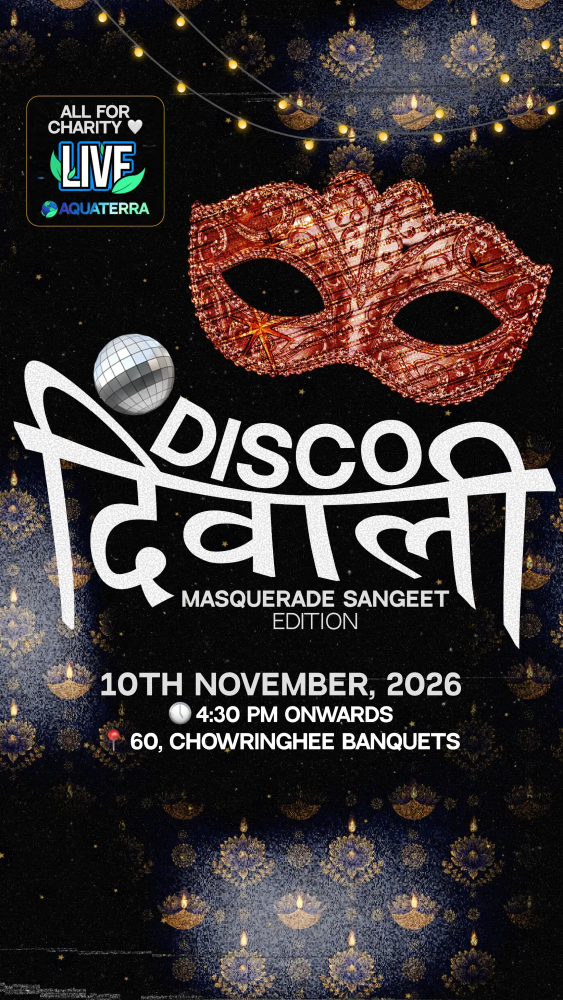
#> input picture engine/assets/img/events/disco-diwali-soldout/story_template.png, 1125 x 2000 px (shown at 1/2 size)
$ python dd_soldout_on_template.py
#> lines starting #> are read from the running program, lines starting #| are printed output that depends on the picture; after the words box and inside, x2 and y2 are one past the last pixel; in counts of white or black regions, pixels touching at a corner belong together
"""DISCO DIWALI "SOLD OUT" story = the user's own story template (engine/assets/img/events/disco-diwali-soldout/story_template.png, sent 2026-11-06) UNCHANGED, with only the
red SOLD OUT banner (sold_out_banner.png) laid on top, tilted, running off both edges, with a soft shadow. User directive: "use this story template just add the sold out sticker on top".
Run: PYTHONIOENCODING=utf-8 python scratchpad/dd_soldout_on_template.py -> out/discodiwali/soldout_on_template/story.png"""
import os
from PIL import Image, ImageFilter
ROOT = os.path.dirname(os.path.dirname(os.path.abspath(__file__)))
OUT = os.path.join(ROOT, "out", "discodiwali", "soldout_on_template"); os.makedirs(OUT, exist_ok=True)
CY, DEG, WF = float(os.environ.get("CY", .48)), float(os.environ.get("DEG", 14)), float(os.environ.get("WF", 1.3))
base = Image.open(os.path.join(ROOT, "engine", "assets", "img", "events", "disco-diwali-soldout", "story_template.png")).convert("RGBA"); w, h = base.size
#> after `w, h = base.size`: w = 1125; h = 2000
b = Image.open(os.path.join(ROOT, "engine", "assets", "disco_diwali", "sold_out_banner.png")).convert("RGBA")
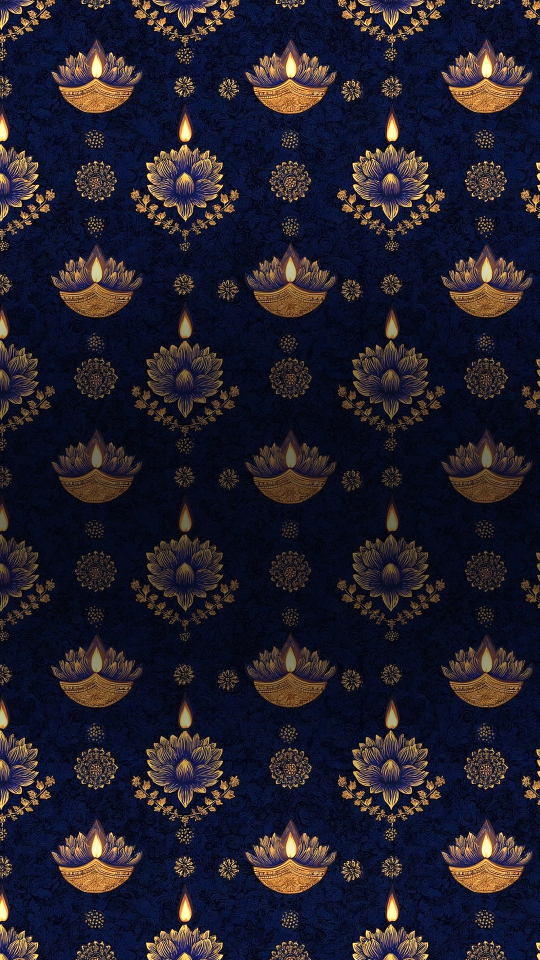
#> input picture engine/assets/img/events/disco-diwali-soldout/diya_story_ground.jpg, 1080 x 1920 px, given in place of sold_out_banner.png, which was not available (shown at 1/2 size)
bw = round(w * WF); b = b.resize((bw, round(bw * b.size[1] / b.size[0])), Image.LANCZOS)
#> after `bw = round(w * WF)`: bw = 1462
#> after `b = b.resize((bw, round(bw * b.size[1] / b.size[0])), Image.LANCZOS)`:
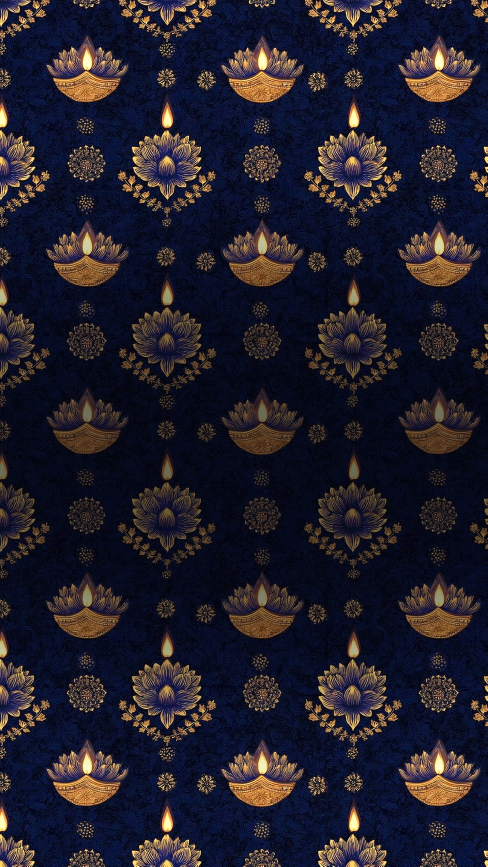
#> b: PIL image 1462x2599 RGBA (shown at 1/3 size); mean R, G, B, A 34.3, 31.1, 43.8, 255
r = b.rotate(DEG, expand=True, resample=Image.BICUBIC)
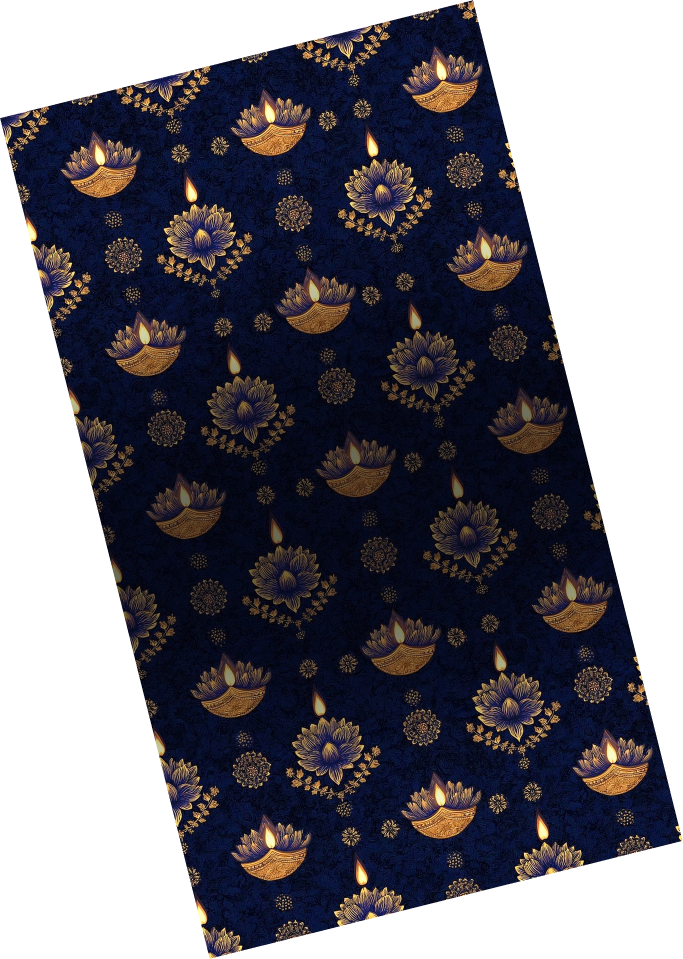
#> r: PIL image 2048x2877 RGBA (shown at 1/3 size); mean R, G, B, A 21.8, 19.7, 27.9, 164.4; transparent parts drawn white
x, y = round(w / 2 - r.size[0] / 2), round(h * CY - r.size[1] / 2)
#> x = -462; y = -478
sh = Image.new("RGBA", base.size, (0, 0, 0, 0)); a = r.split()[3].point(lambda v: int(v * .65))
#> after `sh = Image.new('RGBA', base.size, (0, 0, 0, 0))`: sh: PIL image 1125x2000 RGBA; every value is 0
#> after `a = r.split()[3].point(lambda v: int(v * 0.65))`:
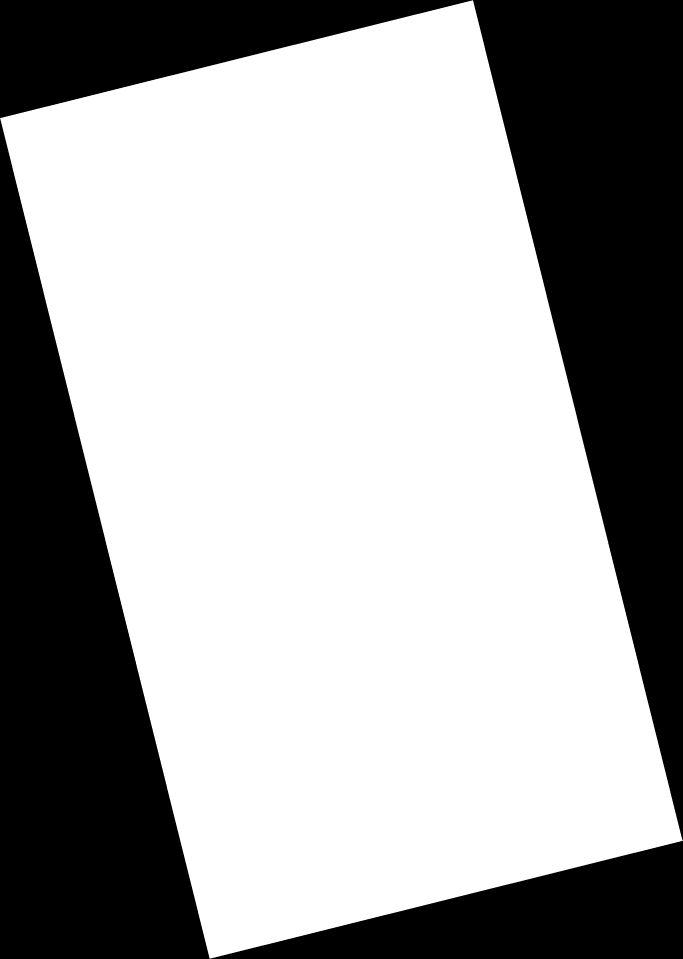
#> a: PIL image 2048x2877 L (shown at 1/3 size); values 0 (black) and 165 (white), 64.5% white; 2 black regions, box (x1, y1, x2, y2) and area: (0, 0, 2048, 2522) 1046179, (0, 355, 2048, 2877) 1046179
sh.paste((0, 0, 0, 255), (x, y + round(w * .012)), a); sh = sh.filter(ImageFilter.GaussianBlur(w * .012))
#> after `sh.paste((0, 0, 0, 255), (x, y + round(w * 0.012)), a)`:
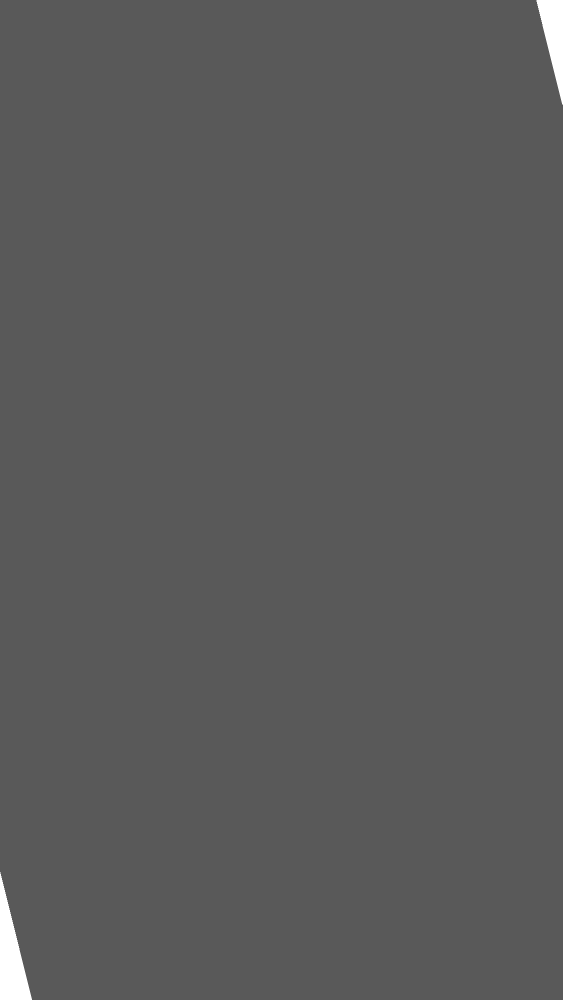
#> sh: PIL image 1125x2000 RGBA (shown at 1/2 size); mean R, G, B, A 0, 0, 0, 164; transparent parts drawn white
base.alpha_composite(sh); base.alpha_composite(r, (x, y))
#> after `base.alpha_composite(sh)`:
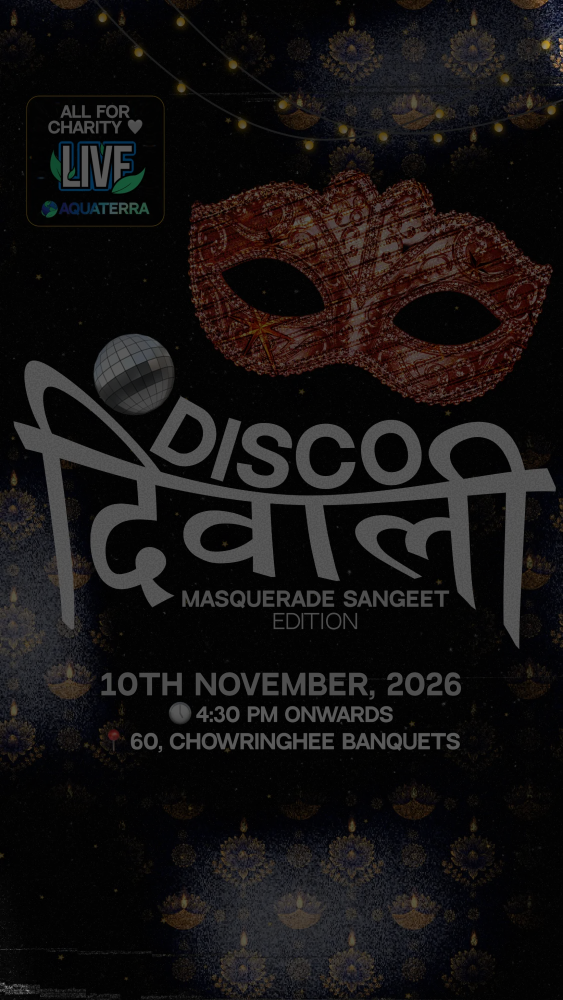
#> base: PIL image 1125x2000 RGBA (shown at 1/2 size); mean R, G, B, A 21.6, 18.8, 18.8, 255
#> after `base.alpha_composite(r, (x, y))`:
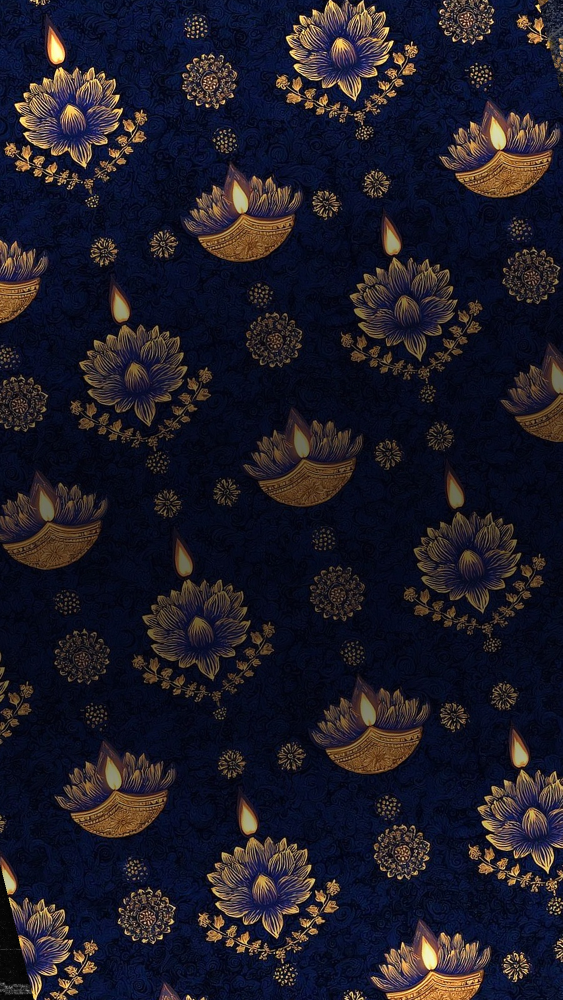
#> base: PIL image 1125x2000 RGBA (shown at 1/2 size); mean R, G, B, A 29.9, 27.1, 38.9, 255
base.convert("RGB").save(os.path.join(OUT, "story.png")); print("done ->", OUT, base.size)
#| done -> out/discodiwali/soldout_on_template (1125, 2000)
